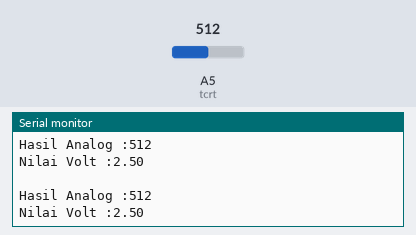
Bench run of a sketch on a simulated Arduino Uno, built with avr-gcc and run on an emulated ATmega328P. Parts: the last lines printed to the serial monitor. Inputs (shaded band) come from the test bench; at power-on: A5 (tcrt) = 512.

Above: at 1.3 s.
1.4 s: A5 (tcrt) set to 716
At 1.82 s:
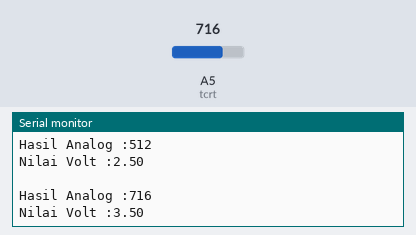
2.9 s: A5 (tcrt) set to 900
At 3.32 s:
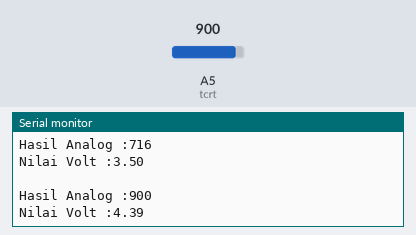
Timing chart, 0 to 5.9 s (numbered marks = the images above; inputs shaded):
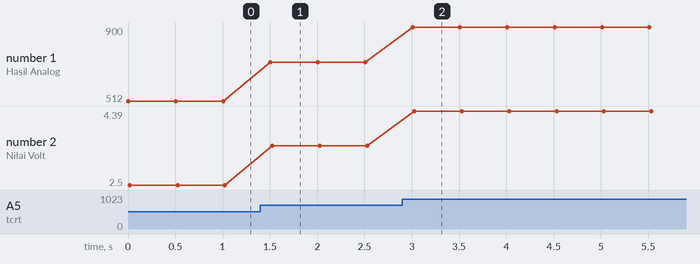

The sketch:

TCRT5000.ino
```cpp
#define tcrt A5

void setup() {
Serial.begin(9600);
}

void loop() {
int Hasilanalog = analogRead(tcrt);
float Volt = Hasilanalog*5.00/1024;
    Serial.print("Hasil Analog :");
    Serial.println(Hasilanalog);
    Serial.print("Nilai Volt :");
    Serial.println(Volt);
  delay(500);
  Serial.println(" ");
}
```

Measured:
- after the input at 1.4 s, the serial monitor: prints a new line after 0.11 s (image 1)
- after the input at 2.9 s, the serial monitor: prints a new line after 0.11 s (image 2)
- plotted number 1: 512 → 716 after the input at 1.4 s, 716 → 900 after the input at 2.9 s
- plotted number 2: 2.5 → 3.5 after the input at 1.4 s, 3.5 → 4.39 after the input at 2.9 s
